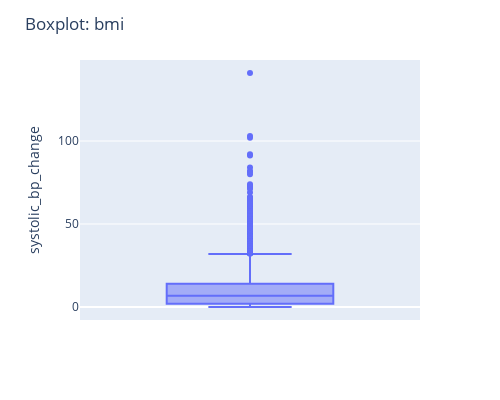

Here is the notebook cell this chart was saved with:
### Code cell
fig = px.box(df, y='systolic_bp_change')

fig.update_layout(
        title='<span>Boxplot: systolic_bp_change</span>', 
        autosize=False,
        width=500,
        height=400
    )

### Figure 1 — Plotly figure (JSON) as saved in the notebook; plotly's stock layout.template omitted (floating-point values rounded to 4 significant figures; data arrays with more than 128 entries replaced by an {"elided": "..."} marker saying what was removed)
{"data": [{"alignmentgroup": "True", "hovertemplate": "systolic_bp_change=%{y}<extra></extra>", "legendgroup": "", "marker": {"color": "#636efa"}, "name": "", "notched": false, "offsetgroup": "", "orientation": "v", "showlegend": false, "type": "box", "x0": " ", "xaxis": "x", "y": {"elided": "9854 float values"}, "y0": " ", "yaxis": "y"}], "layout": {"autosize": false, "boxmode": "group", "height": 400, "legend": {"tracegroupgap": 0}, "margin": {"t": 60}, "title": {"text": "<span>Boxplot: bmi</span>"}, "width": 500, "xaxis": {"anchor": "y", "autorange": true, "domain": [0, 1], "range": [-0.5, 0.5], "type": "category"}, "yaxis": {"anchor": "x", "autorange": true, "domain": [0, 1], "range": [-7.833, 148.8], "title": {"text": "systolic_bp_change"}, "type": "linear"}}}
